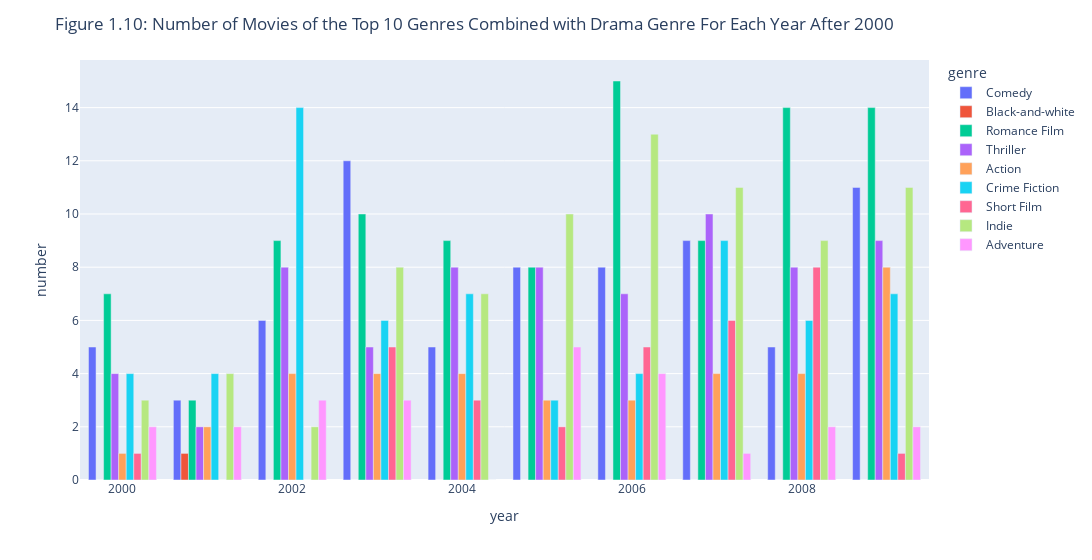

This figure's notebook cell:
### Code cell
# draw a px plot of the number of movies for the movies that are both drama and other genres in each year after 2000
# create a new dataframe with only the top 10 genres
movies_2000 = movies_2000[movies_2000['genre'].apply(lambda x: any(item for item in x if item in genre_main.index) and 'Drama' in x)].copy()
# create a new dataframe with the number of movies for each year
movies_2000_year = movies_2000['year_released'].value_counts().sort_index()
# create a new dataframe with the number of movies for each genre and year
movies_2000_year_genre = pd.DataFrame(columns=['year', 'genre', 'number'])
# for each year
for y in movies_2000_year.index:
    # for each genre
    for g in genre_main.index:
        if(g=='Drama'):
            continue
        # create a new dataframe with only the genre and year
        movies_genre_year = movies_2000[(movies_2000['genre'].apply(lambda x: g in x)) & (movies_2000['year_released'] == y)].copy()
        # add the number of movies to the dataframe
        movies_2000_year_genre = pd.concat([movies_2000_year_genre, pd.DataFrame({'year': [y], 'genre': [g], 'number': [len(movies_genre_year)]})], ignore_index=True)
# plot the number of movies for each genre and year
fig = px.bar(movies_2000_year_genre, x="year", y="number", color="genre", barmode="group",width=1200)
fig.update_layout(title_text="Figure 1.10: Number of Movies of the Top 10 Genres Combined with Drama Genre For Each Year After 2000")
fig.write_html("1-10.html")
fig.show()

### Figure 1 — Plotly figure (JSON) as saved in the notebook; plotly's stock layout.template omitted (floating-point values rounded to 4 significant figures)
{"data": [{"alignmentgroup": "True", "hovertemplate": "genre=Comedy<br>year=%{x}<br>number=%{y}<extra></extra>", "legendgroup": "Comedy", "marker": {"color": "#636efa", "pattern": {"shape": ""}}, "name": "Comedy", "offsetgroup": "Comedy", "orientation": "v", "showlegend": true, "textposition": "auto", "type": "bar", "x": [2000, 2001, 2002, 2003, 2004, 2005, 2006, 2007, 2008, 2009], "xaxis": "x", "y": [5, 3, 6, 12, 5, 8, 8, 9, 5, 11], "yaxis": "y"}, {"alignmentgroup": "True", "hovertemplate": "genre=Black-and-white<br>year=%{x}<br>number=%{y}<extra></extra>", "legendgroup": "Black-and-white", "marker": {"color": "#EF553B", "pattern": {"shape": ""}}, "name": "Black-and-white", "offsetgroup": "Black-and-white", "orientation": "v", "showlegend": true, "textposition": "auto", "type": "bar", "x": [2000, 2001, 2002, 2003, 2004, 2005, 2006, 2007, 2008, 2009], "xaxis": "x", "y": [0, 1, 0, 0, 0, 0, 0, 0, 0, 0], "yaxis": "y"}, {"alignmentgroup": "True", "hovertemplate": "genre=Romance Film<br>year=%{x}<br>number=%{y}<extra></extra>", "legendgroup": "Romance Film", "marker": {"color": "#00cc96", "pattern": {"shape": ""}}, "name": "Romance Film", "offsetgroup": "Romance Film", "orientation": "v", "showlegend": true, "textposition": "auto", "type": "bar", "x": [2000, 2001, 2002, 2003, 2004, 2005, 2006, 2007, 2008, 2009], "xaxis": "x", "y": [7, 3, 9, 10, 9, 8, 15, 9, 14, 14], "yaxis": "y"}, {"alignmentgroup": "True", "hovertemplate": "genre=Thriller<br>year=%{x}<br>number=%{y}<extra></extra>", "legendgroup": "Thriller", "marker": {"color": "#ab63fa", "pattern": {"shape": ""}}, "name": "Thriller", "offsetgroup": "Thriller", "orientation": "v", "showlegend": true, "textposition": "auto", "type": "bar", "x": [2000, 2001, 2002, 2003, 2004, 2005, 2006, 2007, 2008, 2009], "xaxis": "x", "y": [4, 2, 8, 5, 8, 8, 7, 10, 8, 9], "yaxis": "y"}, {"alignmentgroup": "True", "hovertemplate": "genre=Action<br>year=%{x}<br>number=%{y}<extra></extra>", "legendgroup": "Action", "marker": {"color": "#FFA15A", "pattern": {"shape": ""}}, "name": "Action", "offsetgroup": "Action", "orientation": "v", "showlegend": true, "textposition": "auto", "type": "bar", "x": [2000, 2001, 2002, 2003, 2004, 2005, 2006, 2007, 2008, 2009], "xaxis": "x", "y": [1, 2, 4, 4, 4, 3, 3, 4, 4, 8], "yaxis": "y"}, {"alignmentgroup": "True", "hovertemplate": "genre=Crime Fiction<br>year=%{x}<br>number=%{y}<extra></extra>", "legendgroup": "Crime Fiction", "marker": {"color": "#19d3f3", "pattern": {"shape": ""}}, "name": "Crime Fiction", "offsetgroup": "Crime Fiction", "orientation": "v", "showlegend": true, "textposition": "auto", "type": "bar", "x": [2000, 2001, 2002, 2003, 2004, 2005, 2006, 2007, 2008, 2009], "xaxis": "x", "y": [4, 4, 14, 6, 7, 3, 4, 9, 6, 7], "yaxis": "y"}, {"alignmentgroup": "True", "hovertemplate": "genre=Short Film<br>year=%{x}<br>number=%{y}<extra></extra>", "legendgroup": "Short Film", "marker": {"color": "#FF6692", "pattern": {"shape": ""}}, "name": "Short Film", "offsetgroup": "Short Film", "orientation": "v", "showlegend": true, "textposition": "auto", "type": "bar", "x": [2000, 2001, 2002, 2003, 2004, 2005, 2006, 2007, 2008, 2009], "xaxis": "x", "y": [1, 0, 0, 5, 3, 2, 5, 6, 8, 1], "yaxis": "y"}, {"alignmentgroup": "True", "hovertemplate": "genre=Indie<br>year=%{x}<br>number=%{y}<extra></extra>", "legendgroup": "Indie", "marker": {"color": "#B6E880", "pattern": {"shape": ""}}, "name": "Indie", "offsetgroup": "Indie", "orientation": "v", "showlegend": true, "textposition": "auto", "type": "bar", "x": [2000, 2001, 2002, 2003, 2004, 2005, 2006, 2007, 2008, 2009], "xaxis": "x", "y": [3, 4, 2, 8, 7, 10, 13, 11, 9, 11], "yaxis": "y"}, {"alignmentgroup": "True", "hovertemplate": "genre=Adventure<br>year=%{x}<br>number=%{y}<extra></extra>", "legendgroup": "Adventure", "marker": {"color": "#FF97FF", "pattern": {"shape": ""}}, "name": "Adventure", "offsetgroup": "Adventure", "orientation": "v", "showlegend": true, "textposition": "auto", "type": "bar", "x": [2000, 2001, 2002, 2003, 2004, 2005, 2006, 2007, 2008, 2009], "xaxis": "x", "y": [2, 2, 3, 3, 0, 5, 4, 1, 2, 2], "yaxis": "y"}], "layout": {"barmode": "group", "legend": {"title": {"text": "genre"}, "tracegroupgap": 0}, "margin": {"t": 60}, "title": {"text": "Figure 1.10: Number of Movies of the Top 10 Genres Combined with Drama Genre For Each Year After 2000"}, "width": 1200, "xaxis": {"anchor": "y", "domain": [0, 1], "title": {"text": "year"}}, "yaxis": {"anchor": "x", "domain": [0, 1], "title": {"text": "number"}}}}
